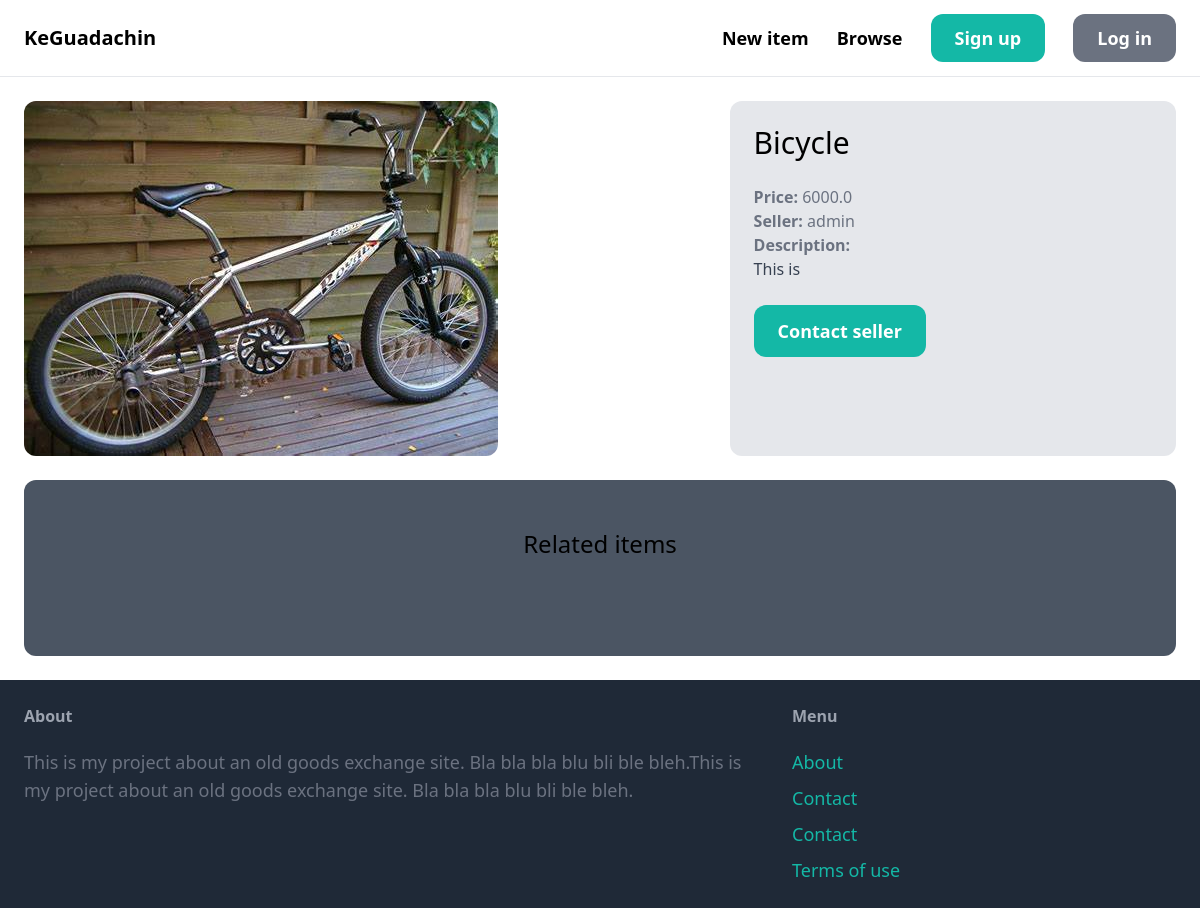
Screenshot of /items/3/ with the database file from the repository.
### item/models.py (models this page shows, shortened)
class Item(models.Model):
    category = models.ForeignKey(Category, related_name='items', on_delete=models.CASCADE)
    name = models.CharField(max_length=255)
    description = models.TextField(blank=True, null=True)
    price = models.FloatField()
    image = models.ImageField(upload_to='item_images', blank=True, null=True)
    is_sold = models.BooleanField(default=False)
    created_by = models.ForeignKey(User, related_name='items', on_delete=models.CASCADE)
    created_at = models.DateTimeField(auto_now_add=True)

### item/views.py (the view)
# urls.py: path('<int:pk>/', views.detail, name='detail'),
def detail(request, pk):
    item = get_object_or_404(Item, pk=pk)
    related_items = Item.objects.filter(category=item.category, is_sold=False).exclude(pk=pk)[0:3]
    return render(request, 'item/detail.html', {
        'item': item,
        'related_items': related_items
    })

### item/templates/item/detail.html (shortened to what this page needs)
{% extends 'core/base.html' %}
{% block content %}
<div class="grid grid-cols-5 gap-6">
    <div class="col-span-3">
        <img src="{{ item.image.url }}" class="rounded-xl">
    </div>
    <div class="col-span-2 p-6 bg-gray-200 rounded-xl">
        <h1 class="mb-6 text-3xl">{{ item.name }}</h1>
        <p class="text-gray-500"><strong>Price: </strong>{{ item.price }}</p>
        <p class="text-gray-500"><strong>Seller: </strong>{{ item.created_by.username }}</p>
        {% if item.description %}
            <p class="text-gray-700">
                <strong class="text-gray-500">Description: </strong><br>
                {{ item.description }}
            </p>
        {% endif %}
        <a href="#" class="inline-block mt-6 px-6 py-3 text-lg font-semibold bg-teal-500 text-white rounded-xl hover:bg-teal-700">Contact seller</a>
    </div>
</div>
<div class="mt-6 px-6 py-12 bg-gray-600 rounded-xl">
    <h2 class="mb-12 text-2xl text-center">Related items</h2>
  </div>
{% endblock %}

### rows the page displays
Item: image (picture), name "Bicycle", price "6000.0", created_by.username "admin", description "This is"
